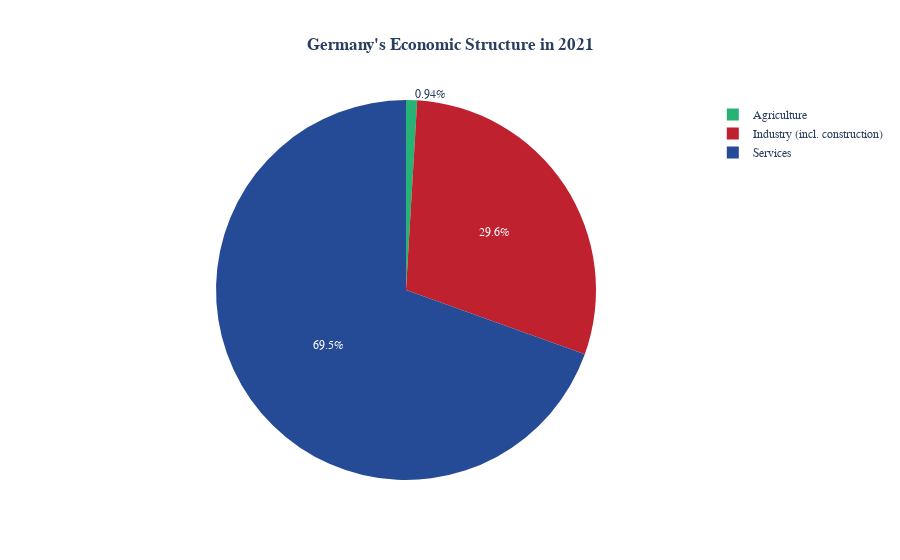

Notebook cell for this chart:
### Code cell
fig = go.Figure(data=[
    go.Pie(labels=df_structure_wb.columns, 
           values=df_structure_wb.tail(1).iloc[0],
           sort=False, 
           direction='clockwise', 
           marker=dict(colors=['#27b376', '#bf212f', '#264b96']),
           )
    ])

fig.update_layout(
    barmode='stack', 
    xaxis_tickangle=90,
    title=f"<b>{str_country}'s Economic Structure in {max_year}</b>",
    title_x=0.5,
    font_family="Arial", 
    )

fig.update_traces(hoverinfo="label+percent")

fig.show()

### Figure 1 — Plotly figure (JSON) as saved in the notebook; plotly's stock layout.template omitted (floating-point values rounded to 4 significant figures)
{"data": [{"direction": "clockwise", "hoverinfo": "label+percent", "labels": ["Agriculture", "Industry (incl. construction)", "Services"], "marker": {"colors": ["#27b376", "#bf212f", "#264b96"]}, "sort": false, "type": "pie", "values": [0.9403, 29.55, 69.51]}], "layout": {"barmode": "stack", "font": {"family": "Arial"}, "title": {"text": "<b>Germany's Economic Structure in 2021</b>", "x": 0.5}, "xaxis": {"tickangle": 90}}}
